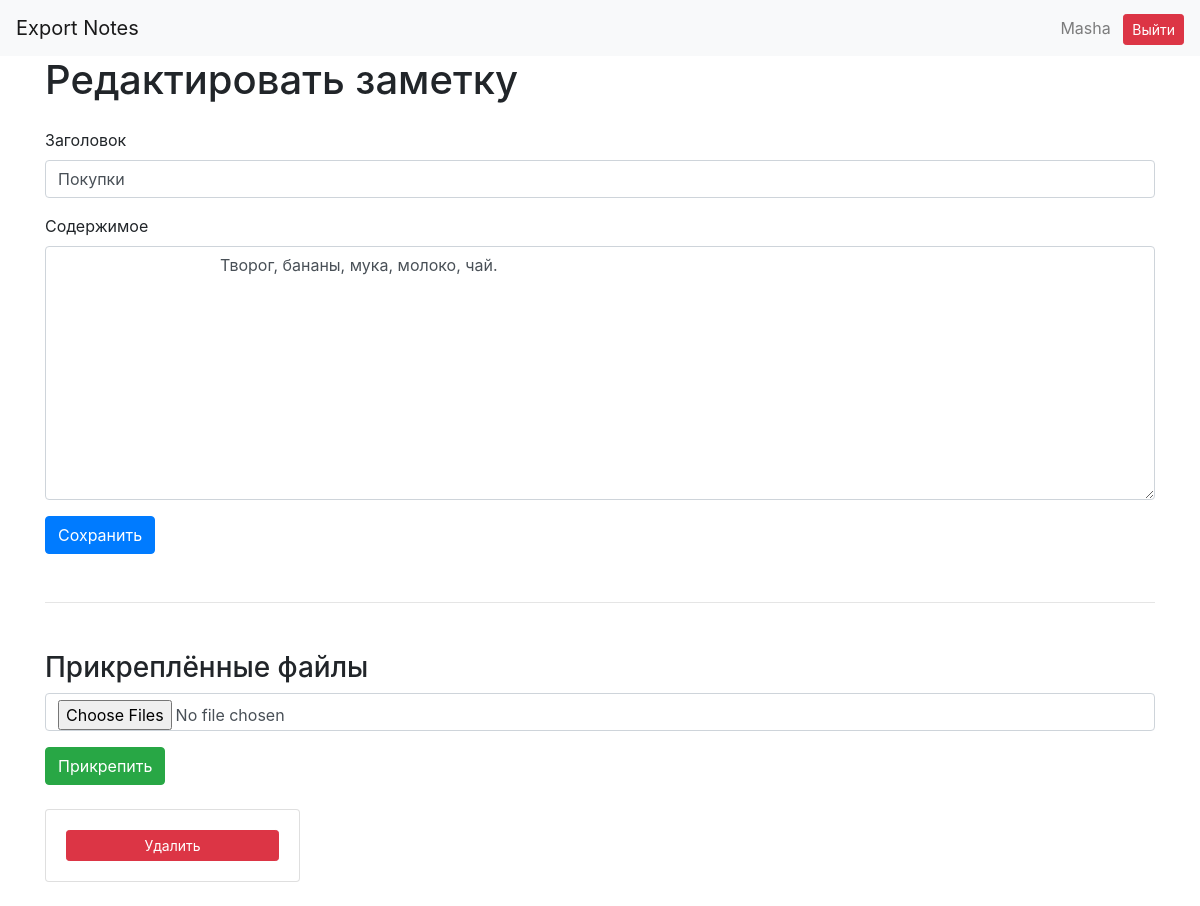
Screenshot of /note/1/edit (signed in) with the database file from the repository.
### database/users.py (models this page shows, shortened)
class User(SqlAlchemyBase, UserMixin):
    __tablename__ = "users"
    id = sqlalchemy.Column(sqlalchemy.Integer, primary_key=True, autoincrement=True)
    username = sqlalchemy.Column(sqlalchemy.String, nullable=False, unique=True)
    password_hash = sqlalchemy.Column(sqlalchemy.String, nullable=False)
    created_at = sqlalchemy.Column(sqlalchemy.DateTime, default=datetime.datetime.now)
    notes = orm.relationship("Note", back_populates='user')

### database/notes.py (models this page shows)
class Note(SqlAlchemyBase, UserMixin):
    __tablename__ = "notes"
    id = sqlalchemy.Column(sqlalchemy.Integer, primary_key=True, autoincrement=True)
    title = sqlalchemy.Column(sqlalchemy.String)
    content = sqlalchemy.Column(sqlalchemy.Text)
    created_at = sqlalchemy.Column(sqlalchemy.DateTime, default=datetime.datetime.now)
    updated_at = sqlalchemy.Column(sqlalchemy.DateTime, default=datetime.datetime.now)
    user_id = sqlalchemy.Column(sqlalchemy.Integer, sqlalchemy.ForeignKey("users.id"))
    user = orm.relationship('User')
    attachments = orm.relationship("Attachment", back_populates='note')

### database/attachments.py (models this page shows)
class Attachment(SqlAlchemyBase, UserMixin):
    __tablename__ = "attachments"
    id = sqlalchemy.Column(sqlalchemy.Integer, primary_key=True, autoincrement=True)
    filename = sqlalchemy.Column(sqlalchemy.String)
    stored_name = sqlalchemy.Column(sqlalchemy.String)  # уникальное имя на диске
    file_type = sqlalchemy.Column(sqlalchemy.String)
    note_id = sqlalchemy.Column(sqlalchemy.Integer, sqlalchemy.ForeignKey("notes.id"))
    note = orm.relationship('Note', back_populates='attachments')

### routes/notes.py (the view, shortened to what this page needs)
@notes_bp.route("/note/<int:id>/edit", methods=["GET", "POST"])
@login_required
def edit_note(id):
    db_sess = create_session()
    note = db_sess.query(Note).filter(Note.id == id, Note.user_id == current_user.id).first()
    if not note:
        flash("Заметка не найдена", "danger")
        return redirect(url_for("notes.notes_list"))
    return render_template("note_form.html", note=note)

### database/db_session.py (called while the page is built)
def create_session() -> Session:
    global __factory
    return __factory()

### templates/note_form.html (shortened to what this page needs)
{% extends "base.html" %}
{% block content %}
<h1 class="mb-4">
    {% if note %}
        Редактировать заметку
    {% else %}
        Создать заметку
    {% endif %}
</h1>
<form method="POST">
    <div class="mb-3">
        <label class="form-label">
            Заголовок
        </label>
        <input type="text" name="title" class="form-control" value="{{ note.title if note else '' }}" required>
    </div>
    <div class="mb-3">
        <label class="form-label">
            Содержимое
        </label>
        <textarea name="content" class="form-control" rows="10" placeholder="# Markdown поддерживается">
            {{ note.content if note else '' }}
        </textarea>
    </div>
    <button class="btn btn-primary">
        Сохранить
    </button>
</form>
{% if note %}
<hr class="my-5">
<h3>Прикреплённые файлы</h3>
<form method="POST" action="/note/{{ note.id }}/attach" enctype="multipart/form-data" class="mb-4">
    <input type="file" name="files" multiple accept="image/*" class="form-control mb-3">
    <button class="btn btn-success">
        Прикрепить
    </button>
</form>
<div class="row">
    {% for attachment in note.attachments %}
        <div class="col-md-3 mb-4">
            <div class="card">
                <div class="card-body">
                    <form method="POST" action="/attachment/{{ attachment.id }}/delete">
                        <button class="btn btn-danger btn-sm w-100">
                            Удалить
                        </button>
                    </form>
                </div>
            </div>
        </div>
    {% endfor %}
</div>
{% endif %}
{% endblock %}

### templates/base.html (shortened to what this page needs)
<!doctype html>
<html lang="en">
<head>
    <link rel="stylesheet"
          href="https://stackpath.bootstrapcdn.com/bootstrap/4.4.1/css/bootstrap.min.css"
>
</head>
<body>
<header>
    <nav class="navbar navbar-light bg-light">
        <a class="navbar-brand" href="#">Export Notes</a>
        {% if current_user.is_authenticated %}
        <div class="ml-auto">
            <span class="navbar-text mr-2">{{ current_user.username }}</span>
            <a class="btn btn-sm btn-danger" href="/logout">Выйти</a>
        </div>
        {% else %}
        <p>
            <a class="btn btn-primary " href="/register">Зарегистрироваться</a>
            <a class="btn btn-success" href="/login">Войти</a>
        </p>
        {% endif %}
    </nav>
</header>
<main role="main" class="container">
    {% block content %}{% endblock %}
</main>
</body>
</html>

### rows the page displays
User: username "Masha"
Note: title "Покупки", content "Творог, бананы, мука, молоко, чай."
